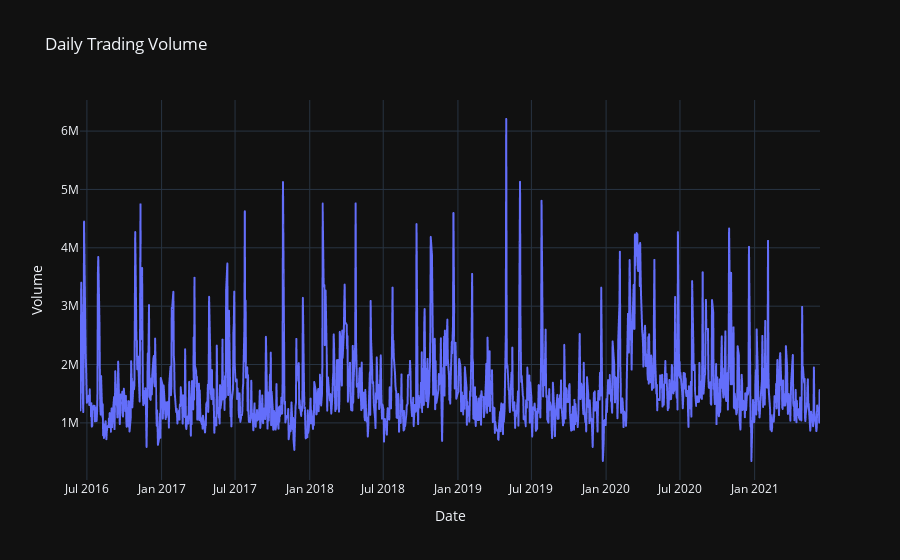

Notebook cell for this chart:
### Markdown cell above
## <span style="color: #d62d20">Data Visualization</span>

### Code cell
fig = px.line(stock_data, x='date', y='volume', title='Daily Trading Volume')
fig.update_xaxes(title='Date')
fig.update_yaxes(title='Volume')
fig.update_layout(template='plotly_dark')
fig.show()

### Figure 1 — Plotly figure (JSON) as saved in the notebook; plotly's stock layout.template omitted (floating-point values rounded to 4 significant figures; data arrays with more than 128 entries replaced by an {"elided": "..."} marker saying what was removed)
{"data": [{"hovertemplate": "date=%{x}<br>volume=%{y}<extra></extra>", "legendgroup": "", "line": {"color": "#636efa", "dash": "solid"}, "marker": {"symbol": "circle"}, "mode": "lines", "name": "", "showlegend": false, "type": "scattergl", "x": {"elided": "1258 str values"}, "xaxis": "x", "y": {"elided": "1258 int values"}, "yaxis": "y"}], "layout": {"legend": {"tracegroupgap": 0}, "title": {"text": "Daily Trading Volume"}, "xaxis": {"anchor": "y", "domain": [0, 1], "title": {"text": "Date"}}, "yaxis": {"anchor": "x", "domain": [0, 1], "title": {"text": "Volume"}}}}
